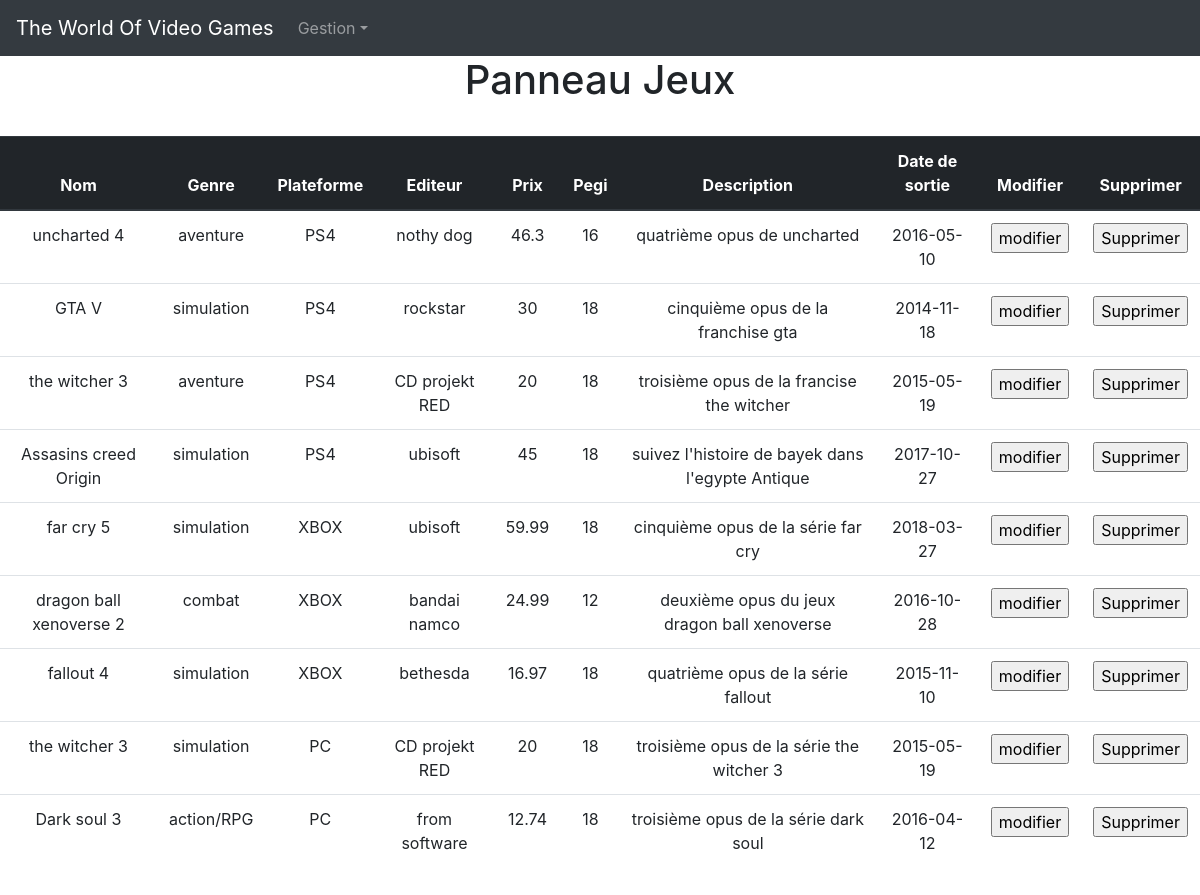
/panneaujeux (signed in), run on the app's committed database.
### tables this page shows
CREATE TABLE IF NOT EXISTS `jeux` (
  `idjeux` int(11) NOT NULL AUTO_INCREMENT,
  `nom` varchar(50) NOT NULL,
  `genre` varchar(50) NOT NULL,
  `plateform` varchar(25) NOT NULL,
  `editeur` varchar(50) NOT NULL,
  `prix` float NOT NULL,
  `pegi` int(11) NOT NULL,
  `description` varchar(255) NOT NULL,
  `datesortie` date NOT NULL,
  `jacket` varchar(255) NOT NULL,
  PRIMARY KEY (`idjeux`)
);

### controllers/panneaujeux.php (called while the page is built, shortened)
<?php
include('models/request.php');
include('views/panneaujeux.php');
include('views/AffGame.php');
?>

### models/request.php (called while the page is built, shortened)
<?php
function AllinfoGame(){
$bdd=co_db();
$req = $bdd->query("SELECT * FROM jeux");
return $req;
}
 ?>

### views/AffGame.php (the view, shortened to what this page needs)
<?php
    if(!empty($_SESSION['login_admin'])){
       $req = AllinfoGame();
     while($donnees=$req->fetch()){
       ?>
       <tr>
          <td><div align="center"><?=$donnees['nom'] ?></div></td>
          <td><div align="center"><?=$donnees['genre'] ?></div></td>
          <td><div align="center"><?=$donnees['plateform'] ?></div></td>
          <td><div align="center"><?=$donnees['editeur'] ?></div></td>
          <td><div align="center"><?=$donnees['prix'] ?></div></td>
          <td><div align="center"><?=$donnees['pegi'] ?></div></td>
          <td><div align="center"><?=$donnees['description'] ?></div></td>
          <td><div align="center"><?=$donnees['datesortie'] ?></div></td>
          <td><div align="center">
          <form action="editgame" method="get">
                <input value="modifier" type="submit"/>
             </form>
          </td></div>
          <td><div align="center">
            <form action="delgame" method="get">
                <input value="Supprimer" type="submit"/>
             </form>
          </td></div>
       </tr>
<?php
        }
    }
    else{
      header('Location:accueil');
    }
?>

### index.php
<?php
$uri = parse_url($_SERVER['REQUEST_URI'], PHP_URL_PATH);
$segments = array_filter(explode('/', $uri));
if (count($segments) == 0 or $segments[1] === 'index')
{
    $file = 'accueil';
}
else
{
    $file = $segments[1];
}
$controller = 'controllers/'.$file.'.php';
if (count($segments) <= 1 and file_exists($controller)) {
    include $controller;
}
else {
    include 'controllers/404.php';
}
?>

### views/panneaujeux.php (shortened to what this page needs)
<!DOCTYPE html>
<html>
    <head>
        <link rel="stylesheet" href="https://maxcdn.bootstrapcdn.com/bootstrap/4.0.0/css/bootstrap.min.css">
        <link rel="stylesheet" href="../css/panneaujeux.css">
    </head>
    <body>
        <?php include 'includes/menuAdmin.php' ?>
        <br/>
        <h1 align="center"> Panneau Jeux </h1>
        <br/>
        <table class="table">
          <thead class="thead-dark">
            <tr>
              <th scope="col"><div align="center">Nom</div></th>
              <th scope="col"><div align="center">Genre</div></th>
              <th scope="col"><div align="center">Plateforme</div></th>
              <th scope="col"><div align="center">Editeur</div></th>
              <th scope="col"><div align="center">Prix</div></th>
              <th scope="col"><div align="center">Pegi</div></th>
              <th scope="col"><div align="center">Description</div></th>
              <th scope="col"><div align="center">Date de sortie</div></th>
              <th scope="col"><div align="center">Modifier</div></th>
              <th scope="col"><div align="center">Supprimer</div></th>
            </tr>
          </thead>
</html>

### views/includes/menuAdmin.php (shortened to what this page needs)
<nav class="navbar navbar-expand-md navbar-dark bg-dark fixed-top">
      <a class="navbar-brand" href="accueil">The World Of Video Games</a>
      <ul class="navbar-nav mr-auto">
        <li class="nav-item dropdown">
          <a class="nav-link dropdown-toggle" href="#" id="dropdown01" data-toggle="dropdown" aria-haspopup="true" aria-expanded="false">Gestion</a>
          </li>
        </ul>
    </nav>

### css/panneaujeux.css (style rules this page uses)
body { padding-top: 2rem; padding-bottom: 2rem; }

### data on the page
jeux: nom "uncharted 4", genre "aventure", plateform "PS4", editeur "nothy dog", prix "46.3", pegi "16", description "quatrième opus de uncharted", datesortie "2016-05-10"
jeux: nom "GTA V", genre "simulation", plateform "PS4", editeur "rockstar", prix "30", pegi "18", description "cinquième opus de la franchise gta", datesortie "2014-11-18"
jeux: nom "the witcher 3", genre "aventure", plateform "PS4", editeur "CD projekt RED", prix "20", pegi "18", description "troisième opus de la francise the witcher", datesortie "2015-05-19"
jeux: nom "Assasins creed Origin", genre "simulation", plateform "PS4", editeur "ubisoft", prix "45", pegi "18", description "suivez l'histoire de bayek dans l'egypte Antique", datesortie "2017-10-27"
jeux: nom "far cry 5", genre "simulation", plateform "XBOX", editeur "ubisoft", prix "59.99", pegi "18", description "cinquième opus de la série far cry", datesortie "2018-03-27"
jeux: nom "dragon ball xenoverse 2", genre "combat", plateform "XBOX", editeur "bandai namco", prix "24.99", pegi "12", description "deuxième opus du jeux dragon ball xenoverse", datesortie "2016-10-28"
jeux: nom "fallout 4", genre "simulation", plateform "XBOX", editeur "bethesda", prix "16.97", pegi "18", description "quatrième opus de la série fallout", datesortie "2015-11-10"
jeux: nom "the witcher 3", genre "simulation", plateform "PC", editeur "CD projekt RED", prix "20", pegi "18", description "troisième opus de la série the witcher 3", datesortie "2015-05-19"
jeux: nom "Dark soul 3", genre "action/RPG", plateform "PC", editeur "from software", prix "12.74", pegi "18", description "troisième opus de la série dark soul", datesortie "2016-04-12"
